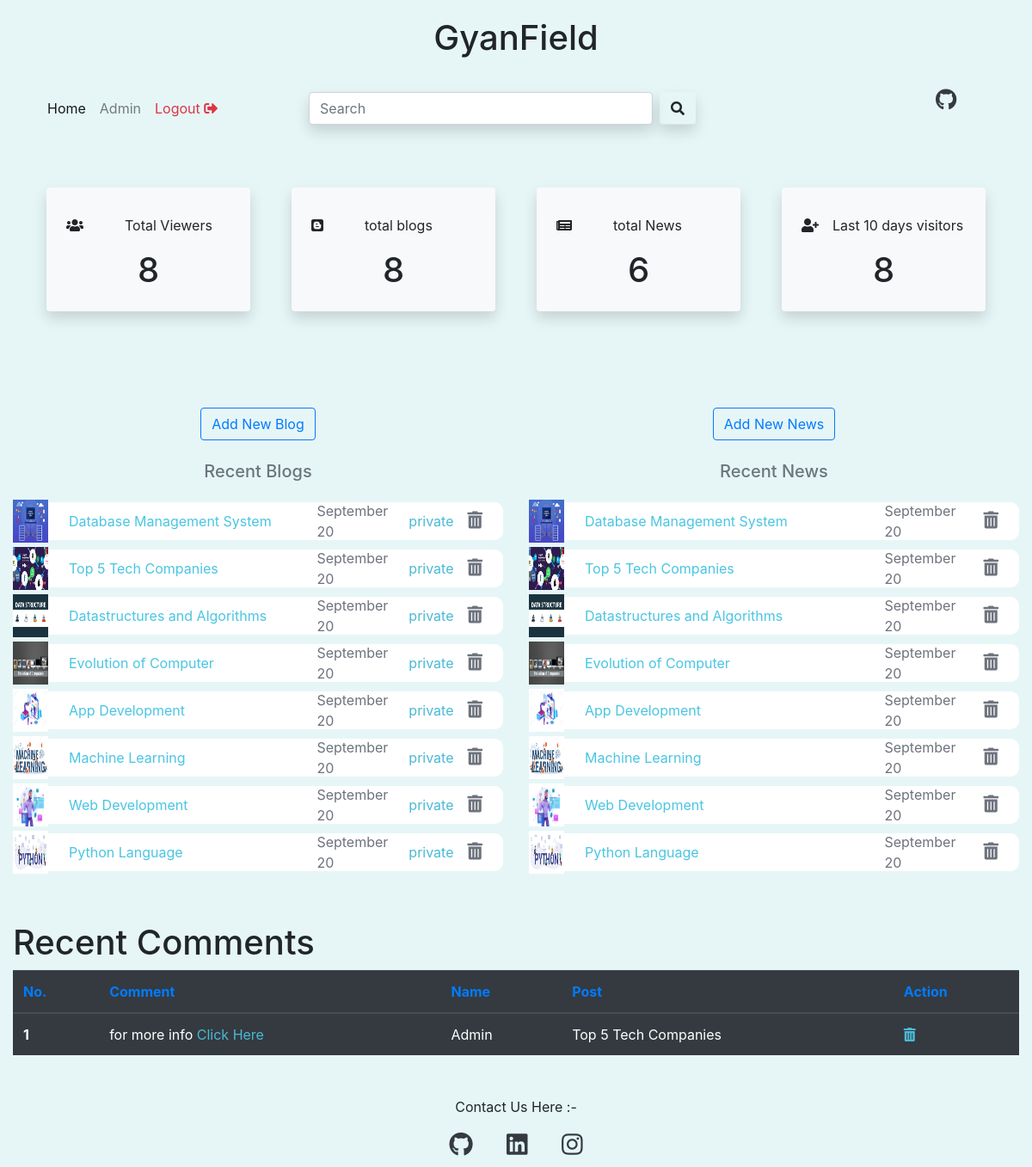
Page /dev (signed in) on the committed database.
### blog/models.py (models this page shows, shortened)
class ModernBlogs(models.Model):
    status = (
    ("p", "Public"),
    ("r", "Private"),
    )
    publist_status = models.CharField(max_length=50, choices=status,default="")
    btitle = models.CharField(max_length=150)
    tag = models.CharField(max_length=15,default="")
    email = models.CharField(max_length=50)
    coverimg = models.ImageField(upload_to="blogImages")
    desc = models.TextField(default="")
    point1 = models.CharField(max_length=200,default="",blank=True, null=True)
    img1 = models.ImageField(upload_to="blogImages",default="",blank=True, null=True)
    desc1 = models.TextField(default="",blank=True, null=True)
    point2 = models.CharField(max_length=200,default="",blank=True, null=True)
    img2 = models.ImageField(upload_to="blogImages",default="",blank=True, null=True)
    desc2 = models.TextField(default="",blank=True, null=True)
    point3 = models.CharField(max_length=200,default="",blank=True, null=True)
    img3 = models.ImageField(upload_to="blogImages",default="",blank=True, null=True)
    desc3 = models.TextField(default="",blank=True, null=True)
    point4 = models.CharField(max_length=200,default="",blank=True, null=True)
    img4 = models.ImageField(upload_to="blogImages",default="",blank=True, null=True)
    desc4 = models.TextField(default="",blank=True, null=True)
    point5 = models.CharField(max_length=200,default="",blank=True, null=True)
    img5 = models.ImageField(upload_to="blogImages",default="",blank=True, null=True)
    desc5 = models.TextField(default="",blank=True, null=True)
    point6 = models.CharField(max_length=200,default="",blank=True, null=True)
    img6 = models.ImageField(upload_to="blogImages",default="",blank=True, null=True)
    desc6 = models.TextField(default="",blank=True, null=True)
    point7 = models.CharField(max_length=200,default="",blank=True, null=True)
    img7 = models.ImageField(upload_to="blogImages",default="",blank=True, null=True)
    desc7 = models.TextField(default="",blank=True, null=True)
    date = models.DateTimeField(auto_now_add=True)
    views = models.IntegerField(default=0)
    def __str__(self):
        return self.btitle

class Comment(models.Model):
    post = models.ForeignKey(ModernBlogs,on_delete=models.CASCADE)
    name = models.CharField(max_length=40)
    email = models.EmailField()
    cmt = models.CharField(max_length=150)
    date = models.DateTimeField(auto_now_add=True)
    like = models.IntegerField()

### blog/views.py (the view)
# urls.py: path('dev', views.dashboard , name="dev"),
def dashboard(request):
    if request.user.is_authenticated:
        no_blogs=ModernBlogs.objects.all()
        no_view=UserIp.objects.all()
        no_blogs = len(no_blogs)
        viewers = len(no_view)
        news=News.objects.all().order_by('-date')
        cmts = Comment.objects.all().order_by('-date')
        blg = ModernBlogs.objects.all().order_by('-date')
        return render(request,'dashboard.html',{'nblogs':no_blogs, 'viewers':viewers , 'news':news, 'cmts':cmts, 'blogs':blg[:10]})
    else:
        return redirect("login")

### blog/templates/dashboard.html (shortened to what this page needs)
{% extends 'base.html' %}
{% block body %}
<div class="container my-5">
    <div class="row">
        <div class="col bg-light shadow rounded mx-4 my-3 py-3">
            <p class="mt-3 ml-2"><i class="fas fa-users mr-5"></i>Total Viewers</p>
            <h1 class="text-center">{{viewers}}</h1>
        </div>
        <div class="col bg-light shadow rounded mx-4 my-3 py-3">
            <p class="mt-3 ml-2"><i class="fab fa-blogger mr-5"></i>total blogs</p>
            <h1 class="text-center">{{nblogs}}</h1>
        </div>
        <div class="col bg-light shadow rounded mx-4 my-3 py-3">
            <p class="mt-3 ml-2"><i class="fas fa-newspaper mr-5"></i>total News</p>
            <h1 class="text-center">6</h1>
        </div>
        <div class="col bg-light shadow rounded mx-4 my-3 py-3">
            <p class="mt-3 ml-2"><i class="fas fa-user-plus mr-3"></i>Last 10 days visitors</p>
            <h1 class="text-center">{{viewers}}</h1>
        </div>
    </div>
</div>
<div class="container-fluid">
    <div class="row flex-row-reverse new-releases">
        <div class="col-md-6 mt-5 col-md-push-6">
            <div class="text-center">
                <a href="addnews" class="btn btn-outline-primary">Add New News</a>
                <h5 class="m-4 text-secondary">Recent News</h5>
            </div>
            <div class="products mt-2">
                {% for bg in blogs %}
                    <div class="product-line">
                        <a href="blogpage/{{bg.id}}" target="_blank">
                            <img src="/media/{{bg.coverimg}}" ></a>
                        <a class="title" href="blogpage/{{bg.id}}">{{bg.btitle}}</a>
                        <span class="date">{{bg.date| date:"F d"}}</span><a href="blogpage/{{bg.id}}"><i class="fas fa-trash-alt"></i></i></a>
                    </div>
                {% endfor %}
            </div>
        </div>
        <div class="col-md-6 mt-5 col-md-pull-6 new-releases">
            <div class="text-center">
                <a href="addblog" class="btn btn-outline-primary">Add New Blog</a>
                <h5 class="m-4 text-secondary">Recent Blogs</h5>
            </div>
            <div class="products">
                {% for bg in blogs %}
                    <div class="product-line">
                        <a href="blogpage/{{bg.id}}" target="_blank">
                            <img src="/media/{{bg.coverimg}}" ></a>
                        <a class="title" href="blogpage/{{bg.id}}">{{bg.btitle}}</a>
                        <span class="date">{{bg.date| date:"F d"}}</span>
                        {% if bg.publist_status == "p" %}
                            <a href="#" class="mr-3">private</a>
                        {% else %}
                            <a href="#" class="mr-3">public</a>
                        {% endif %}
                        <a href="blogpage/{{bg.id}}"><i class="fas fa-trash-alt"></i></i></a>
                    </div>
                {% endfor %}
            </div>
        </div>
    </div>
</div>
<div class="container-fluid mt-5">
    <h1>Recent Comments</h1>
    <table class="table table-dark">
        <thead>
          <tr class="text-primary">
            <th scope="col">No.</th>
            <th scope="col">Comment</th>
            <th scope="col">Name</th>
            <th scope="col">Post</th>
            <th scope="col">Action</th>
          </tr>
        </thead>
        <tbody>
            {% for cmt in cmts|slice:5 %}
                <tr>
                    <th scope="row">{{forloop.counter}}</th>
                    <td>{{cmt.cmt|safe}}</td>
                    <td>{{cmt.name}}</td>
                    <td>{{cmt.post}}</td>
                    <td><a href="/deletecmt/{{cmt.id}}"><i class="fas fa-trash-alt"></i></i></a></td>
                </tr>
            {% endfor %}
        </tbody>
      </table>
</div>
{% endblock body %}

### rows in the picture
ModernBlogs: coverimg (picture), btitle "Database Management System", date "September 20", publist_status "private"
ModernBlogs: coverimg (picture), btitle "Top 5 Tech Companies", date "September 20", publist_status "private"
ModernBlogs: coverimg (picture), btitle "Datastructures and Algorithms", date "September 20", publist_status "private"
ModernBlogs: coverimg (picture), btitle "Evolution of Computer", date "September 20", publist_status "private"
ModernBlogs: coverimg (picture), btitle "App Development", date "September 20", publist_status "private"
ModernBlogs: coverimg (picture), btitle "Machine Learning", date "September 20", publist_status "private"
ModernBlogs: coverimg (picture), btitle "Web Development", date "September 20", publist_status "private"
ModernBlogs: coverimg (picture), btitle "Python Language", date "September 20", publist_status "private"
Comment: cmt "for more info Click Here", name "Admin", post "Top 5 Tech Companies"

### other values in the picture
{{ viewers }} "8"
{{ nblogs }} "8"
